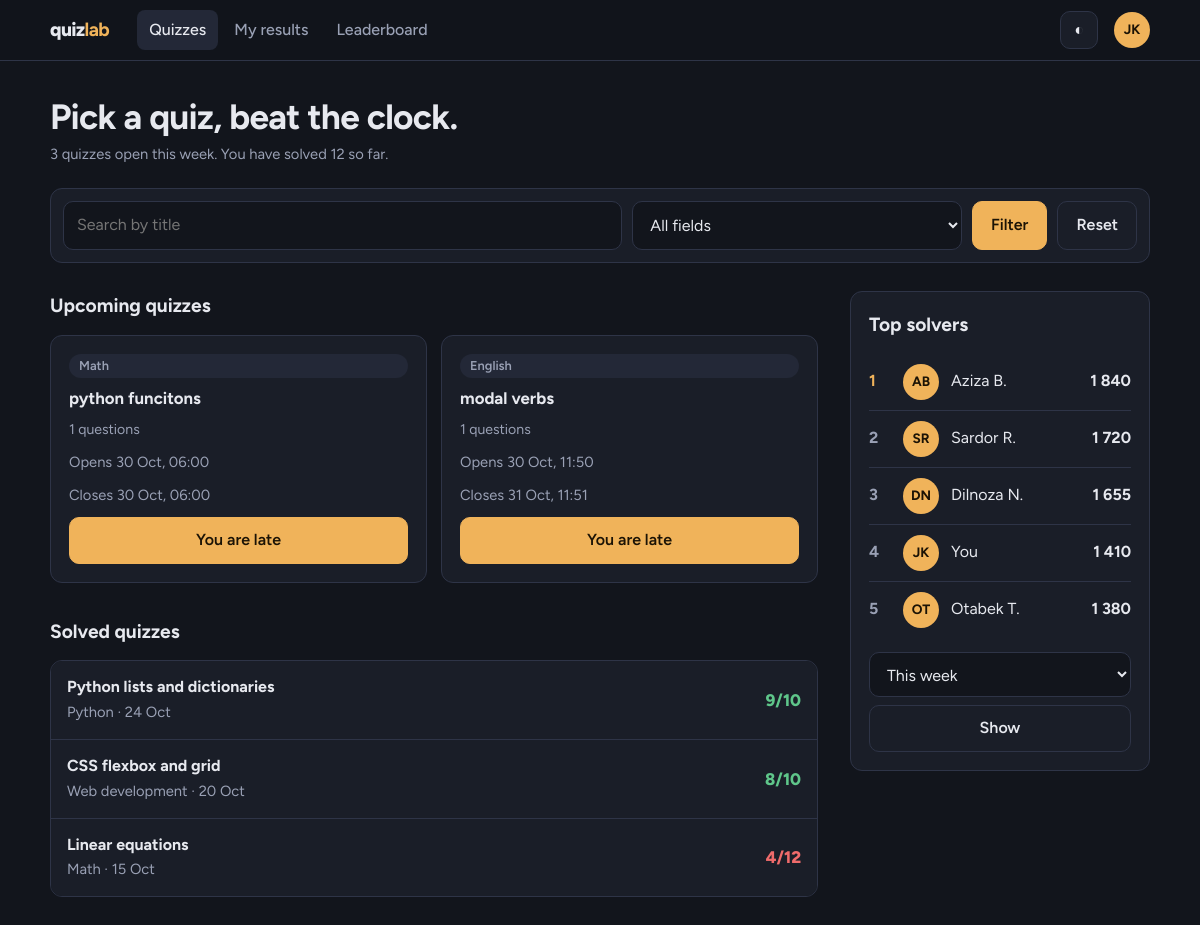
The page / on the database its author committed.
### main/models.py (models this page shows, shortened)
class Quiz(models.Model):
    title = models.CharField(max_length=500)
    created_at = models.DateTimeField(auto_now_add=True)
    status = models.BooleanField()
    start_time = models.DateTimeField()
    end_time = models.DateTimeField()
    science = models.ForeignKey(Science, on_delete=models.CASCADE, related_name='quizzes')

class Science(models.Model):
    name = models.CharField(max_length=500)

### main/views.py (the view)
# urls.py: path('', HomePage.as_view(), name='home'),
class HomePage(ListView):
    model = Quiz
    template_name = 'index.html'
    context_object_name = 'quizzes'
    def get_context_data(self, **kwargs):
        context = super().get_context_data(**kwargs)
        context['sciences'] = Science.objects.all()
        context['now'] = timezone.now()
        return context

### templates/index.html (shortened to what this page needs)
<!DOCTYPE html>
{% load static %}
<html lang="en" data-theme="dark">
<head>
<link rel="stylesheet" href="{% static 'css/style.css' %}">
</head>
<body>
  <header class="site">
    <div class="container bar">
      <a class="logo" href="index.html">quiz<b>lab</b></a>
      <nav class="nav" id="nav" aria-label="Main">
        <a href="index.html" aria-current="page">Quizzes</a>
        <a href="index.html#solved">My results</a>
        <a href="index.html#top">Leaderboard</a>
      </nav>
      <button class="icon-btn" type="button" data-theme-toggle aria-label="Switch theme">◐</button>
      <details class="menu">
        <summary aria-label="Account menu"><span class="avatar">JK</span></summary>
      </details>
    </div>
  </header>
  <main class="container">
    <div class="top">
      <h1>Pick a quiz, beat the clock.</h1>
      <p class="muted">3 quizzes open this week. You have solved 12 so far.</p>
    </div>
    <form class="filter" method="get" action="index.html">
      <input type="search" name="q" placeholder="Search by title" aria-label="Search quizzes">
      <select name="field" aria-label="Field">
        <option value="">All fields</option>
      </select>
      <button class="btn" type="submit">Filter</button>
      <a class="btn ghost" href="index.html">Reset</a>
    </form>
    <div class="layout">
      <div>
        <section id="upcoming">
          <h2>Upcoming quizzes</h2>
          <div class="grid">
              {% for quiz in quizzes%}
              <article class="quiz">
                <span class="tag">
                    {{ quiz.science.name }}
                </span>
                <h3>
                    {{ quiz.title }}
                </h3>
                <div class="meta">
                    <span>{{ quiz.questions.count }} questions</span>
                </div>
                {% if quiz.start_time %}
                    <p class="muted">
                        Opens {{ quiz.start_time|date:"d M, H:i" }}
                    </p>
                {% endif %}
                {% if quiz.end_time %}
                    <p class="muted">
                        Closes {{ quiz.end_time|date:"d M, H:i" }}
                    </p>
                {% endif %}
                {% if quiz.start_time and now < quiz.start_time %}
                    <button class="btn block" disabled>
                        Remind me
                    </button>
                {% elif quiz.end_time and now > quiz.end_time %}
                <button class="btn block" disabled>
                    You are late
                </button>
                {% else %}
                <a class="btn block" href="{% url 'main:quiz' quiz.pk %}">
                    Start quiz
                </a>
              {% endif %}
              </article>
              {% empty %}
              <p class="muted">
                No quizzes available.
              </p>
              {% endfor %}
           </div>
        </section>
        <section id="solved">
          <h2>Solved quizzes</h2>
          <div class="rows">
            <a class="row" href="quiz.html?id=11">
              <span class="grow"><strong>Python lists and dictionaries</strong><span class="muted">Python · 24 Oct</span></span>
              <span class="score ok">9/10</span>
            </a>
            <a class="row" href="quiz.html?id=12">
              <span class="grow"><strong>CSS flexbox and grid</strong><span class="muted">Web development · 20 Oct</span></span>
              <span class="score ok">8/10</span>
            </a>
            <a class="row" href="quiz.html?id=13">
              <span class="grow"><strong>Linear equations</strong><span class="muted">Math · 15 Oct</span></span>
              <span class="score bad">4/12</span>
            </a>
          </div>
        </section>
      </div>
      <aside class="side" id="top">
        <h2>Top solvers</h2>
        <ol class="solvers">
          <li><span class="rank">1</span><span class="avatar">AB</span><span>Aziza B.</span><span class="pts">1 840</span></li>
          <li><span class="rank">2</span><span class="avatar">SR</span><span>Sardor R.</span><span class="pts">1 720</span></li>
          <li><span class="rank">3</span><span class="avatar">DN</span><span>Dilnoza N.</span><span class="pts">1 655</span></li>
          <li><span class="rank">4</span><span class="avatar">JK</span><span>You</span><span class="pts">1 410</span></li>
          <li><span class="rank">5</span><span class="avatar">OT</span><span>Otabek T.</span><span class="pts">1 380</span></li>
        </ol>
        <form method="get" action="leaderboard" style="margin-top:14px">
          <select name="period" aria-label="Period">
            <option value="week">This week</option><option value="month">This month</option><option value="all">All time</option>
          </select>
          <button class="btn ghost block" type="submit" style="margin-top:8px">Show</button>
        </form>
      </aside>
    </div>
  </main>
</body>
</html>

### staticfiles/css/style.css (style rules this page uses)
:root { --bg:#12151c;--surface:#1a1e28;--raised:#232837;--line:#2e3447;--text:#e7e9ef;--muted:#9aa1b5;--accent:#f0b35a;--accent-ink:#1b1305;--ok:#5fc68a;--bad:#ef6b6b;--r:12px;color-scheme:dark }
* { box-sizing:border-box;margin:0 }
body { font:16px/1.55 "Figtree",system-ui,sans-serif;background:var(--bg);color:var(--text);min-height:100vh }
a { color:inherit;text-decoration:none }
ul,ol { list-style:none;padding:0 }
.container { width:min(1100px,100% - 32px);margin-inline:auto }
h1 { font-size:clamp(1.6rem,4vw,2.2rem);line-height:1.15;letter-spacing:-.02em }
h2 { font-size:1.2rem;margin-bottom:14px }
.muted { color:var(--muted);font-size:.92rem }
.site { position:sticky;top:0;z-index:20;background:color-mix(in srgb,var(--bg) 88%,transparent);backdrop-filter:blur(10px);border-bottom:1px solid var(--line) }
.bar { display:flex;align-items:center;gap:16px;height:60px }
.logo { font-weight:800;font-size:1.2rem;letter-spacing:-.03em }
.logo b { color:var(--accent) }
.nav { display:flex;gap:4px;margin-left:12px }
.nav a { padding:8px 12px;border-radius:8px;color:var(--muted);font-weight:500 }
.nav a:hover,.nav a[aria-current] { color:var(--text);background:var(--raised) }
.icon-btn { width:38px;height:38px;border-radius:10px;border:1px solid var(--line);background:var(--surface);color:var(--text);cursor:pointer;font-size:1rem }
.menu { position:relative }
.menu summary { list-style:none;cursor:pointer;display:flex;align-items:center;gap:8px }
.avatar { width:36px;height:36px;border-radius:50%;background:var(--accent);color:var(--accent-ink);display:grid;place-items:center;font-weight:700;font-size:.85rem;flex:none }
.btn { display:inline-flex;align-items:center;justify-content:center;gap:6px;padding:10px 18px;border-radius:10px;border:1px solid var(--accent);background:var(--accent);color:var(--accent-ink);font:inherit;font-weight:600;cursor:pointer;transition:transform .12s,filter .12s }
.btn.ghost { background:none;color:var(--text);border-color:var(--line) }
.btn.block { width:100% }
.tag { display:inline-block;padding:2px 10px;border-radius:99px;background:var(--raised);color:var(--muted);font-size:.8rem;font-weight:600 }
input,select,textarea { width:100%;padding:11px 13px;border-radius:10px;border:1px solid var(--line);background:var(--bg);color:var(--text);font:inherit }
.top { padding:36px 0 22px }
.top p { margin-top:6px }
.filter { display:flex;flex-wrap:wrap;gap:10px;margin-bottom:28px;padding:12px;border:1px solid var(--line);border-radius:var(--r);background:var(--surface) }
.filter input { flex:2 1 200px }
.filter select { flex:1 1 150px }
.layout { display:grid;grid-template-columns:1fr 300px;gap:32px;padding-bottom:60px;align-items:start }
.grid { display:grid;grid-template-columns:repeat(auto-fill,minmax(250px,1fr));gap:14px;margin-bottom:34px }
.quiz { background:var(--surface);border:1px solid var(--line);border-radius:var(--r);padding:18px;display:flex;flex-direction:column;gap:10px }
.quiz h3 { font-size:1.05rem;line-height:1.3 }
.quiz .meta { display:flex;gap:14px;color:var(--muted);font-size:.88rem;flex-wrap:wrap }
.rows { border:1px solid var(--line);border-radius:var(--r);overflow:hidden;margin-bottom:34px }
.row { display:flex;align-items:center;gap:14px;padding:14px 16px;background:var(--surface) }
.row+.row { border-top:1px solid var(--line) }
.row .grow { flex:1;min-width:0 }
.row strong { display:block;white-space:nowrap;overflow:hidden;text-overflow:ellipsis }
.score { font-weight:800;font-size:1.05rem }
.score.ok { color:var(--ok) }
.score.bad { color:var(--bad) }
.side { position:sticky;top:80px;background:var(--surface);border:1px solid var(--line);border-radius:var(--r);padding:18px }
.solvers li { display:flex;align-items:center;gap:12px;padding:10px 0 }
.solvers li+li { border-top:1px solid var(--line) }
.solvers .rank { width:22px;color:var(--muted);font-weight:700 }
.solvers li:first-child .rank { color:var(--accent) }
.solvers .pts { margin-left:auto;font-weight:700 }

### rows shown on the page
Quiz: science.name "Math", title "python funcitons", questions.count "1", start_time "30 Oct, 06:00", end_time "30 Oct, 06:00", shows "You are late"
Quiz: science.name "English", title "modal verbs", questions.count "1", start_time "30 Oct, 11:50", end_time "31 Oct, 11:51", shows "You are late"
